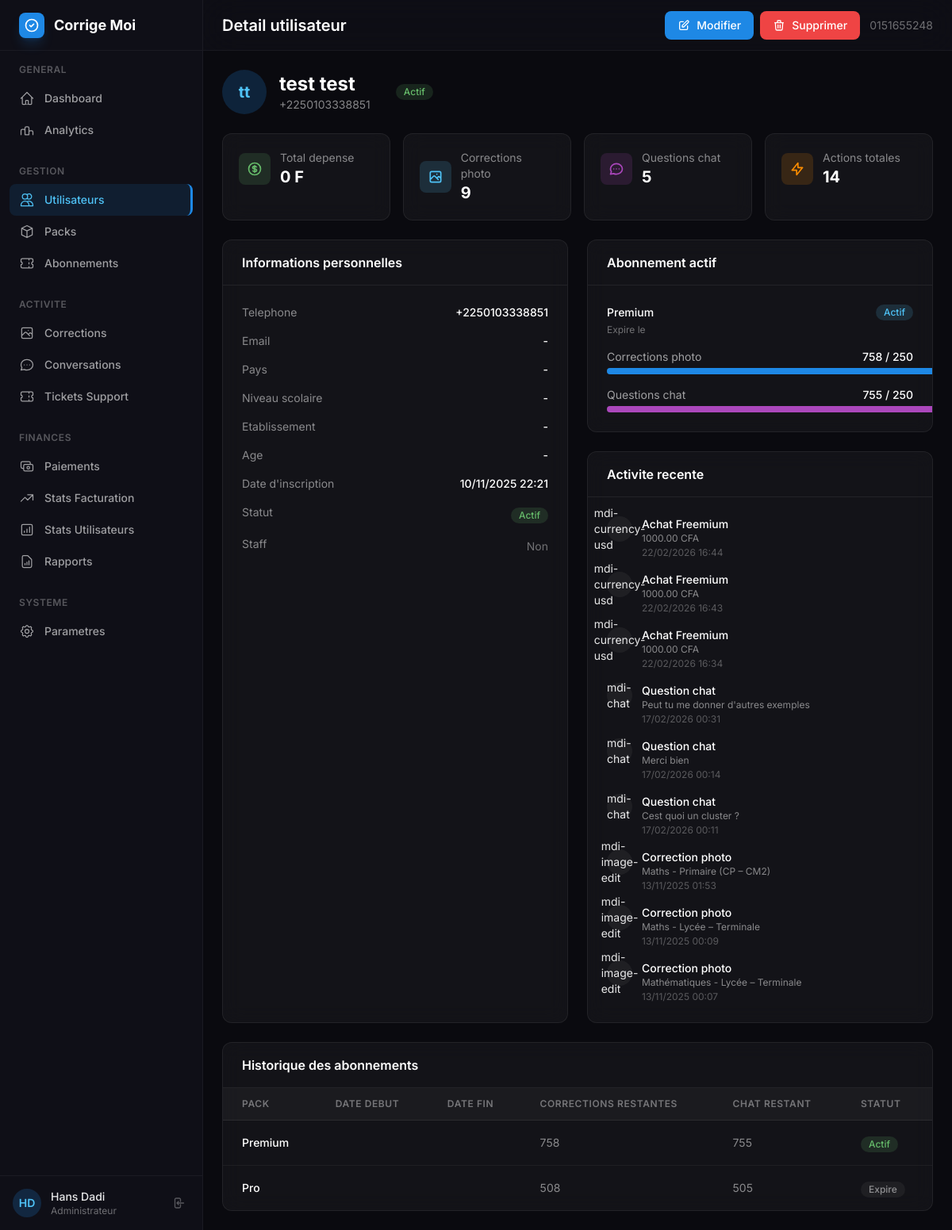
The page /custom-admin/user/3/ (signed in) on the database as committed earlier.
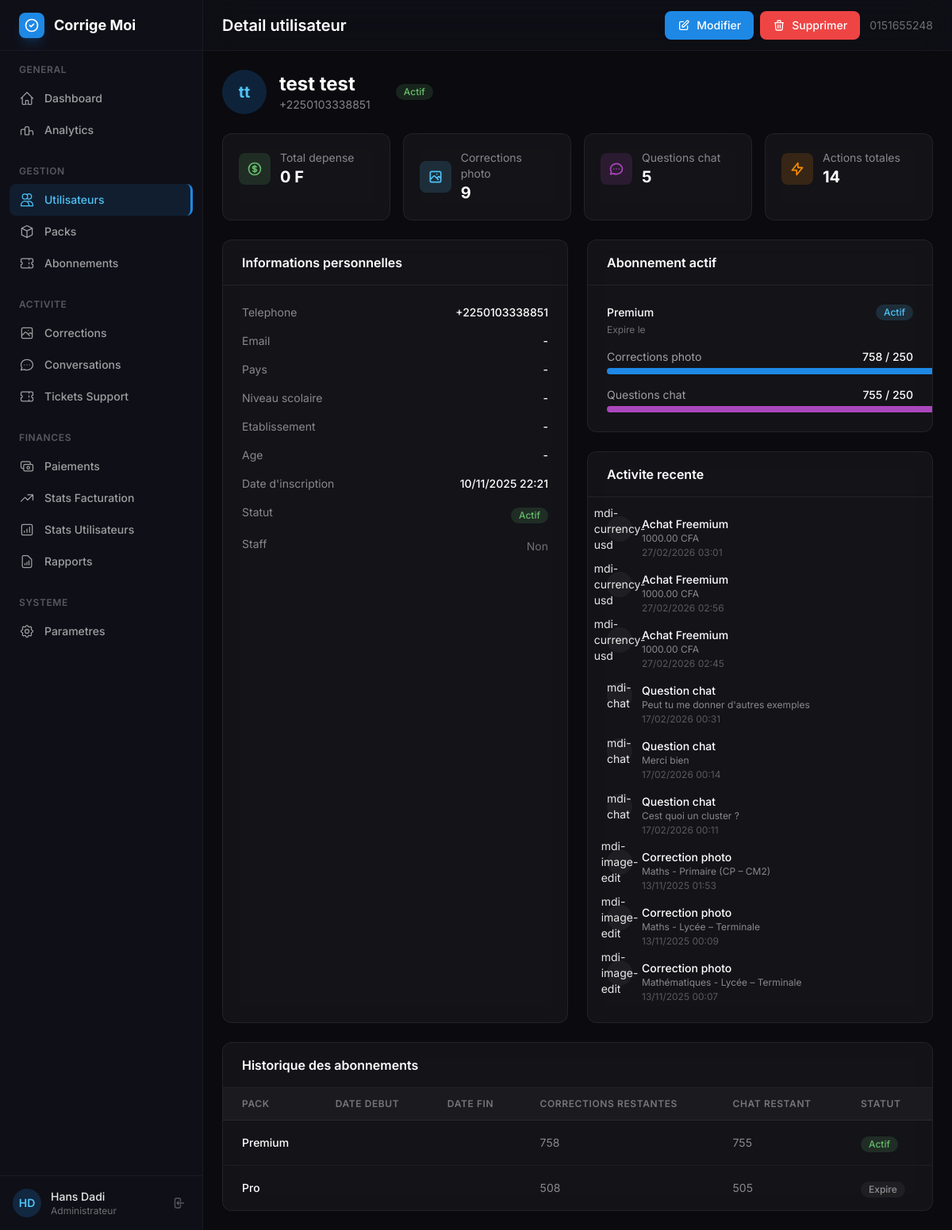
The same page on the database as committed later.
### subscriptions/models.py (models this page shows, shortened)
class Transaction(models.Model):
    TRANSACTION_TYPES = (
        ('subscription', 'Souscription'),
        ('upgrade', 'Upgrade'),
        ('renewal', 'Renouvellement'),
    )
    PAYMENT_STATUS = [
        ('pending', 'En attente'),
        ('paid', 'Payé'),
        ('failed', 'Échoué'),
        ('cancelled', 'Annulé'),
    ]
    user = models.ForeignKey(CustomUser, on_delete=models.CASCADE, related_name='transactions')
    pack = models.ForeignKey(
        Pack,
        on_delete=models.CASCADE,
        related_name='current_pack_transactions'  # UNIQUEMENT pour le pack actuel
    )
    previous_pack = models.ForeignKey('Pack', on_delete=models.SET_NULL, null=True, blank=True)
    transaction_type = models.CharField(max_length=20, choices=TRANSACTION_TYPES)
    price_paid = models.DecimalField(max_digits=10, decimal_places=2)
    created_at = models.DateTimeField(default=timezone.now)
    token_pay = models.CharField(max_length=100, null=True, blank=True, unique=True)
    payment_status = models.CharField(max_length=20, choices=PAYMENT_STATUS, default='pending')
    phone_number = models.CharField(max_length=20, blank=True)
    payment_method = models.CharField(max_length=50, blank=True)  # ex: "orange", "mtn"
    class Meta:
        ordering = ['-created_at']

### custom_admin/views.py (the view)
# urls.py: path('user/<int:user_id>/', views.admin_user_detail, name='user_detail'),
@staff_required
def admin_user_detail(request, user_id):
    user = get_object_or_404(CustomUser, id=user_id)
    subscriptions = Subscription.objects.filter(user=user).select_related('pack').order_by('-created_at')
    active_sub = subscriptions.filter(is_active=True, expires_at__gt=timezone.now()).first()
    if active_sub:
        images_remaining = active_sub.image_corrections_remaining
        chat_remaining = active_sub.chat_questions_remaining
    else:
        images_remaining = chat_remaining = 0
    total_spent = Transaction.objects.filter(
        user=user, transaction_type='subscription', payment_status='paid'
    ).aggregate(total=Sum('price_paid'))['total'] or 0
    total_image_corrections = ImageCorrection.objects.filter(user=user).count()
    total_chat_questions = ChatMessage.objects.filter(session__user=user, role='user').count()
    total_actions = total_image_corrections + total_chat_questions
    recent_actions = []
    for trans in Transaction.objects.filter(user=user).order_by('-created_at')[:3]:
        recent_actions.append({
            'type': 'transaction',
            'icon': 'mdi-currency-usd',
            'color': 'success',
            'title': f'Achat {trans.pack.name}',
            'desc': f'{trans.price_paid} CFA',
            'date': trans.created_at,
        })
    for corr in ImageCorrection.objects.filter(user=user).order_by('-created_at')[:3]:
        recent_actions.append({
            'type': 'image',
            'icon': 'mdi-image-edit',
            'color': 'info',
            'title': 'Correction photo',
            'desc': f'{corr.domaine} - {corr.niveau}',
            'date': corr.created_at,
        })
    for msg in ChatMessage.objects.filter(session__user=user, role='user').order_by('-created_at')[:3]:
        recent_actions.append({
            'type': 'chat',
            'icon': 'mdi-chat',
            'color': 'primary',
            'title': 'Question chat',
            'desc': msg.content[:50] + ('...' if len(msg.content) > 50 else ''),
            'date': msg.created_at,
        })
    recent_actions = sorted(recent_actions, key=lambda x: x['date'], reverse=True)[:10]
    context = {
        'user': user,
        'active_sub': active_sub,
        'subscriptions': subscriptions,
        'images_remaining': images_remaining,
        'chat_remaining': chat_remaining,
        'total_spent': total_spent,
        'total_image_corrections': total_image_corrections,
        'total_chat_questions': total_chat_questions,
        'total_actions': total_actions,
        'recent_actions': recent_actions,
    }
    return render(request, 'custom_admin/admin/user_detail.html', context)

### custom_admin/views.py (called while the page is built)
def staff_required(view_func):
    @wraps(view_func)
    def wrapper(request, *args, **kwargs):
        if not request.user.is_authenticated:
            from django.shortcuts import redirect
            return redirect(f'/custom-admin/login/?next={request.path}')
        if not request.user.is_staff:
            from django.shortcuts import render as _render
            return _render(request, '403.html', status=403)
        return view_func(request, *args, **kwargs)
    return wrapper

### custom_admin/templates/custom_admin/admin/user_detail.html (shortened to what the changed rows need)
{% extends "custom_admin/base_admin.html" %}
{% block page_title %}Detail utilisateur{% endblock %}
{% block content %}
<div class="mb-6">
    <div class="flex items-center gap-4">
        <div>
            <h2 class="text-2xl font-bold text-white">{{ user.first_name }} {{ user.last_name }}</h2>
        </div>
    </div>
</div>
<div class="grid grid-cols-1 lg:grid-cols-2 gap-6 mb-6">
    <div class="space-y-6">
        <div class="glass-card rounded-xl overflow-hidden">
            <div class="p-6">
                {% if recent_actions %}
                <div class="space-y-4">
                    {% for action in recent_actions %}
                    <div class="flex items-start gap-3">
                        <div class="w-8 h-8 rounded-full flex items-center justify-center flex-shrink-0 bg-white/[0.05]">
                            <span class="text-sm">{{ action.icon }}</span>
                        </div>
                        <div class="flex-1 min-w-0">
                            <p class="text-sm font-medium text-white">{{ action.title }}</p>
                            <p class="text-xs text-white/50">{{ action.desc }}</p>
                            <p class="text-xs text-white/30 mt-0.5">{{ action.date|date:"d/m/Y H:i" }}</p>
                        </div>
                    </div>
                    {% endfor %}
                </div>
                {% endif %}
            </div>
        </div>
    </div>
</div>
<div class="glass-card rounded-xl overflow-hidden">
    <div class="overflow-x-auto">
        <table class="min-w-full">
            <thead>
                <tr class="border-b border-white/[0.07]">
                    <th class="px-6 py-3 text-left text-xs font-semibold text-white/40 uppercase tracking-wider bg-white/[0.03]">Pack</th>
                    <th class="px-6 py-3 text-left text-xs font-semibold text-white/40 uppercase tracking-wider bg-white/[0.03]">Date debut</th>
                    <th class="px-6 py-3 text-left text-xs font-semibold text-white/40 uppercase tracking-wider bg-white/[0.03]">Date fin</th>
                    <th class="px-6 py-3 text-left text-xs font-semibold text-white/40 uppercase tracking-wider bg-white/[0.03]">Corrections restantes</th>
                    <th class="px-6 py-3 text-left text-xs font-semibold text-white/40 uppercase tracking-wider bg-white/[0.03]">Chat restant</th>
                    <th class="px-6 py-3 text-left text-xs font-semibold text-white/40 uppercase tracking-wider bg-white/[0.03]">Statut</th>
                </tr>
            </thead>
        </table>
    </div>
</div>
{% endblock %}

Rows that differ between the two databases and show on the page:
no longer on this page (row unchanged): Transaction: date "22/02/2026 16:44"
no longer on this page (row unchanged): Transaction: date "22/02/2026 16:43"
no longer on this page (row unchanged): Transaction: date "22/02/2026 16:34"
added Transaction: date "27/02/2026 03:01"
added Transaction: date "27/02/2026 02:56"
added Transaction: date "27/02/2026 02:45"
Other text that changed with them:
new list line: "mdi-currency-usd Achat Freemium 1000.00 CFA"
list line gone: "mdi-currency-usd Achat Freemium 1000.00 CFA"
